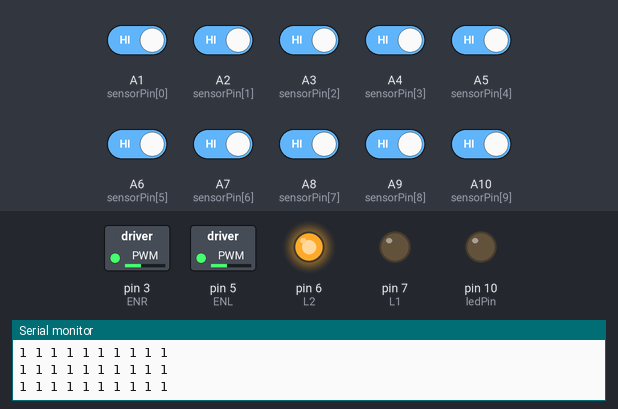
Bench run of a sketch on a simulated Arduino Mega 2560, built with avr-gcc and run on an emulated ATmega2560. On the bench: switched loads named in the sketch (green lamp = pin HIGH), output pins drawn as LEDs (lit = HIGH), the last lines printed to the serial monitor. The inputs (shaded band) are chosen by the test bench; at power-on: A1 (sensorPin[0]), A2 (sensorPin[1]), A3 (sensorPin[2]), A4 (sensorPin[3]), A5 (sensorPin[4]), A6 (sensorPin[5]), A7 (sensorPin[6]), A8 (sensorPin[7]), A9 (sensorPin[8]), A10 (sensorPin[9]) HIGH. Pins used as bus, display or sensor lines are not drawn.

Above: at 1.2 s.
1.3 s: A1 (sensorPin[0]) driven LOW
At 2.5 s:
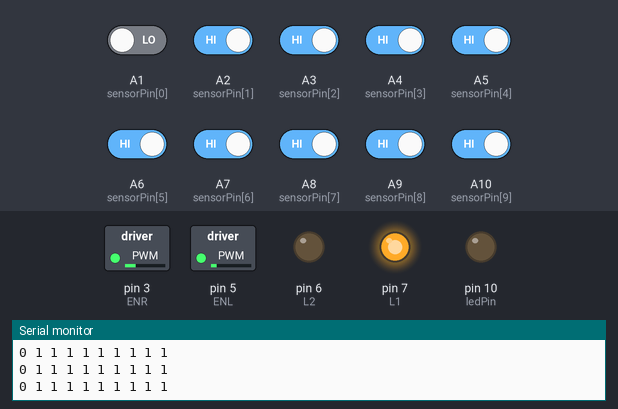
2.8 s: A7 (sensorPin[6]) driven LOW
At 4.0 s:
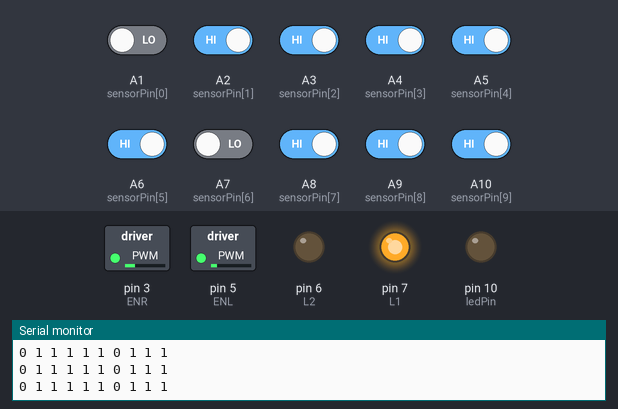
4.3 s: A2 (sensorPin[1]) driven LOW
At 4.8 s:
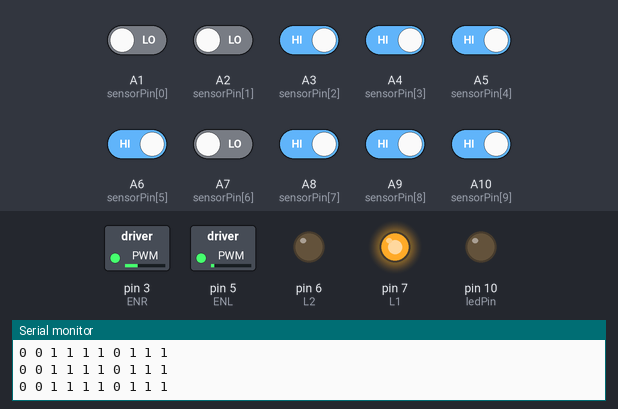
7.3 s: A3 (sensorPin[2]) driven LOW
At 8.2 s:
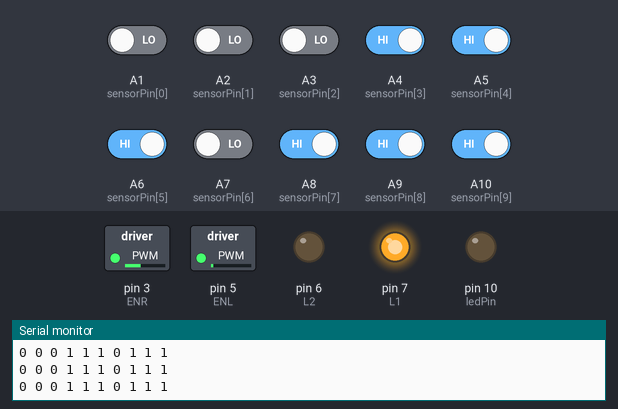
8.8 s: A4 (sensorPin[3]) driven LOW
At 9.7 s:
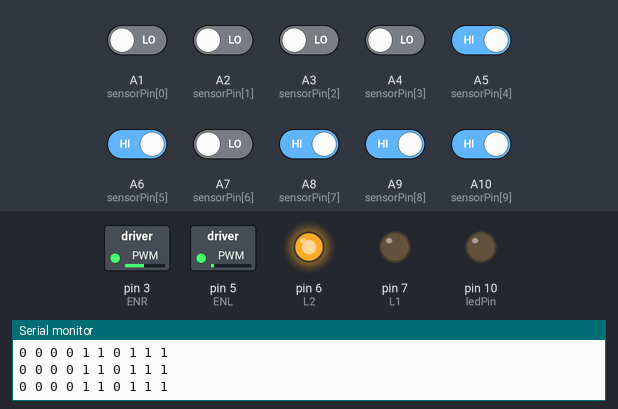
10.3 s: A5 (sensorPin[4]) driven LOW
At 11.5 s:
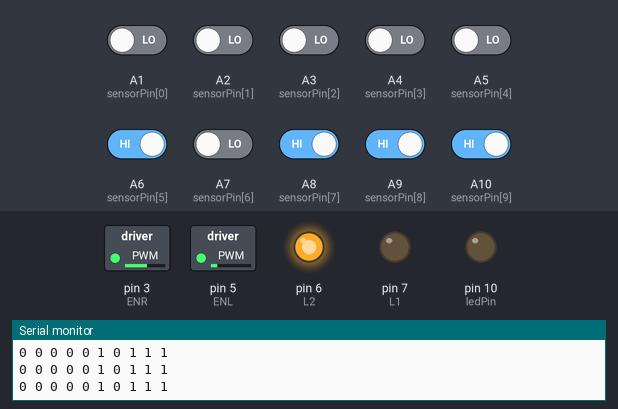
Timing chart, 0 to 12.8 s (numbered marks = the images above; inputs shaded):
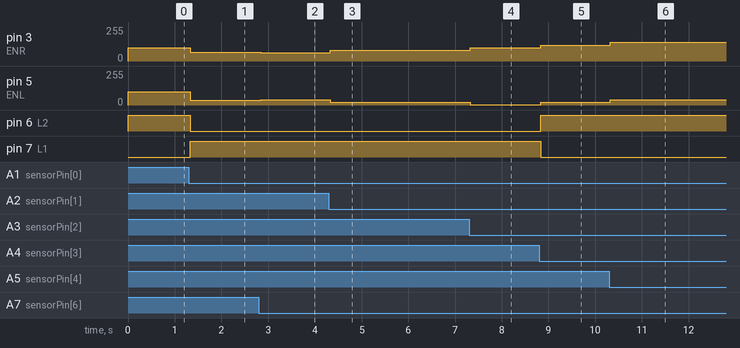

Measured:
- after the input at 1.3 s, pin 3 (ENR): 100/255 → 66/255 at once; pin 5 (ENL): 100/255 → 34/255 at once; pin 6 (L2): HIGH → LOW at once; pin 7 (L1): LOW → HIGH at once
- after the input at 2.8 s, pin 3 (ENR): 66/255 → 62/255 at once; pin 5 (ENL): 34/255 → 38/255 at once
- after the input at 4.3 s, pin 3 (ENR): 62/255 → 80/255 at once; pin 5 (ENL): 38/255 → 20/255 at once
- after the input at 7.3 s, pin 3 (ENR): 80/255 → 99/255 at once; pin 5 (ENL): 20/255 → 1/255 at once
- after the input at 8.8 s, pin 3 (ENR): 99/255 → 119/255 at once; pin 5 (ENL): 1/255 → 19/255 at once; pin 6 (L2): LOW → HIGH at once; pin 7 (L1): HIGH → LOW at once
- after the input at 10.3 s, pin 3 (ENR): 119/255 → 140/255 at once; pin 5 (ENL): 19/255 → 40/255 at once

The sketch:

Robolution.ino
```cpp
int L1 = 7;
int L2 = 6; //for left motor

int R2 = 4;
int R1 = 2; //for right motor

int ENR = 3; //enable right
int ENL = 5; //enable left
int numofones = 0;
float pos = 0;
float Kp = 10, Kd = 15, Ki = 8;
int flag = 0;//black
int flagwhite = 0; //white
int base_speed = 50;
int ledPin = 10;
float prev_error = 0;
unsigned int sensor[10];/*sensor readings are saved here*/
boolean firstData[10];/*to eliminate effect of noise*/
byte sensorPin[10] = {
  A1, A2, A3, A4, A5, A6, A7, A8, A9, A10
};/*arduino pins to read sensors*/
byte NumOfSensor = 10;
byte i; /*just to run for loop!!*/
unsigned int MaxWaitTime = 4096; /*equivalent to 12 bit ADC*/

void setup() {
  Serial.begin(9600);
  pinMode(L1, OUTPUT);
  pinMode(L2, OUTPUT);
  pinMode(R1, OUTPUT);
  pinMode(R2, OUTPUT);
  pinMode(ENL, OUTPUT);
  pinMode(ENR, OUTPUT);
  pinMode(ledPin, OUTPUT);

  Serial.begin(9600);
}
void readSensor()
{
  for (i = 0; i < NumOfSensor; i++)
  {
    digitalWrite(sensorPin[i], HIGH);
    pinMode(sensorPin[i], OUTPUT);
  }
  delayMicroseconds(10);
  for (i = 0; i < NumOfSensor; i++)
  {
    pinMode(sensorPin[i], INPUT);
    digitalWrite(sensorPin[i], LOW);
    sensor[i] = MaxWaitTime;
    firstData[i] = false;
  }
  unsigned long startTime = micros();
  while (micros() - startTime < MaxWaitTime)
  {
    unsigned int time = micros() - startTime;
    for (i = 0; i < NumOfSensor; i++)
    {
      if ((digitalRead(sensorPin[i]) == LOW) && (firstData[i] == false))
      {
        sensor[i] = time;
        firstData[i] = true;
      }
    }
  }
  for (i = 0; i < NumOfSensor; i++)
  {
    if (sensor[i] < 200) sensor[i] = 0;   //sensing white
    else sensor[i] = 1;                   //sensing black
  }
}
void showsensorData()
{
  for (i = 0; i < NumOfSensor; i++)
  {
       Serial.print(sensor[i]);
       Serial.print(" ");
  }
   Serial.println();
}

float calculate_error()
{
  numofones=0;              // 1 0 1 1        no=3
  for (int i = 0; i < 10; i++)
  {
    numofones += sensor[i];
  }
    if (numofones == 0) return 50;
    if (numofones == 10) return -50;
  //
  float pos = 0;
  for (int i = 9; i >= 0; i--)    // 9 8 7 6 5 4 3 2 1 0
    pos += sensor[i] * i;         // 0 0 0 0 1 1 1 0 0 0     12
  pos = pos / float(numofones);       //12/3 = 4
  return pos - 4.5;                   //4-4.5=-.5

}

void pid(float error)
{
  int motor_correction = 0;
  motor_correction = int(Kp * error + Kd * (error - prev_error) + Ki * (error + prev_error));  //motorspeed is proportional to error
  int left_speed = constrain(base_speed - motor_correction , -255, 255);
  int right_speed = constrain(base_speed + motor_correction, -255, 255);
  set_motor(left_speed, right_speed);

}

void set_motor(int left, int right)    // motor direction + speed control
{                                      // left: +  forward
  analogWrite(ENL, abs(left));          //      -   backward
  analogWrite(ENR, abs(right));       // absolute value  = speed

  if (left >= 0)
  {
    digitalWrite(L1, HIGH);
    digitalWrite(L2, LOW);
  }
  else
  {
    digitalWrite(L1, LOW);
    digitalWrite(L2, HIGH);
  }

  if (right >= 0)
  {
    digitalWrite(R1, HIGH);
    digitalWrite(R2, LOW);
  }
  else
  {
    digitalWrite(R1, LOW);
    digitalWrite(R2, HIGH);
  }

}

void sharp_Right()
{
  set_motor(100, -100);
}

void sharp_Left()
{
  set_motor(-100, 100);
}
void loop()
{

  readSensor();
  showsensorData();
  float error = calculate_error();
  if (error != 50 && error != -50)
  pid(error);

  else if(error == -50){
    sharp_Left();
  }


//    if (error == 50){
//    sharp_Right();
//  }
//  if (error == 50){
//    sharp_Right();
//  }
//   if (error >= 2){
//    sharp_Left();
//  }
//
//

//
//  else if (error > 3){
//    sharp_Right();
//  }
//
//  Serial.print(calculate_error());
////  Serial.print(numofones);
//  Serial.println(" ");
//  delay(500);


//    else if (error > 6)
//    {
//      set_motor(50,255);
//      delay(100);
//    }
//    else if (error < -6)
//    {
//      set_motor(150,50);
//      delay(100);
//    }
  //
  //  else if (error == -50)
  //  {
  //    if (flag <= 1) {   //B theke D te gelo
  //      sharp_Left();
  //      delay(100);
  //      flag++;
  //    }
  //    else set_motor(0, 0);
  //  }
  //  else if (error == 50)
  //  {
  //    if (!(abs(prev_error) < 1.5)) pid(prev_error); //lose line korle
  //    // discontinuous line
  //    else if ( flagwhite == 0)
  //    {
  //      flagwhite++;
  //      pid(prev_error);
  //    }
  //    //acute angle
  //    else if (flagwhite >0)
  //    {
  //      sharp_Left();
  //      delay(250);
  //    }
  //  }

}
```
